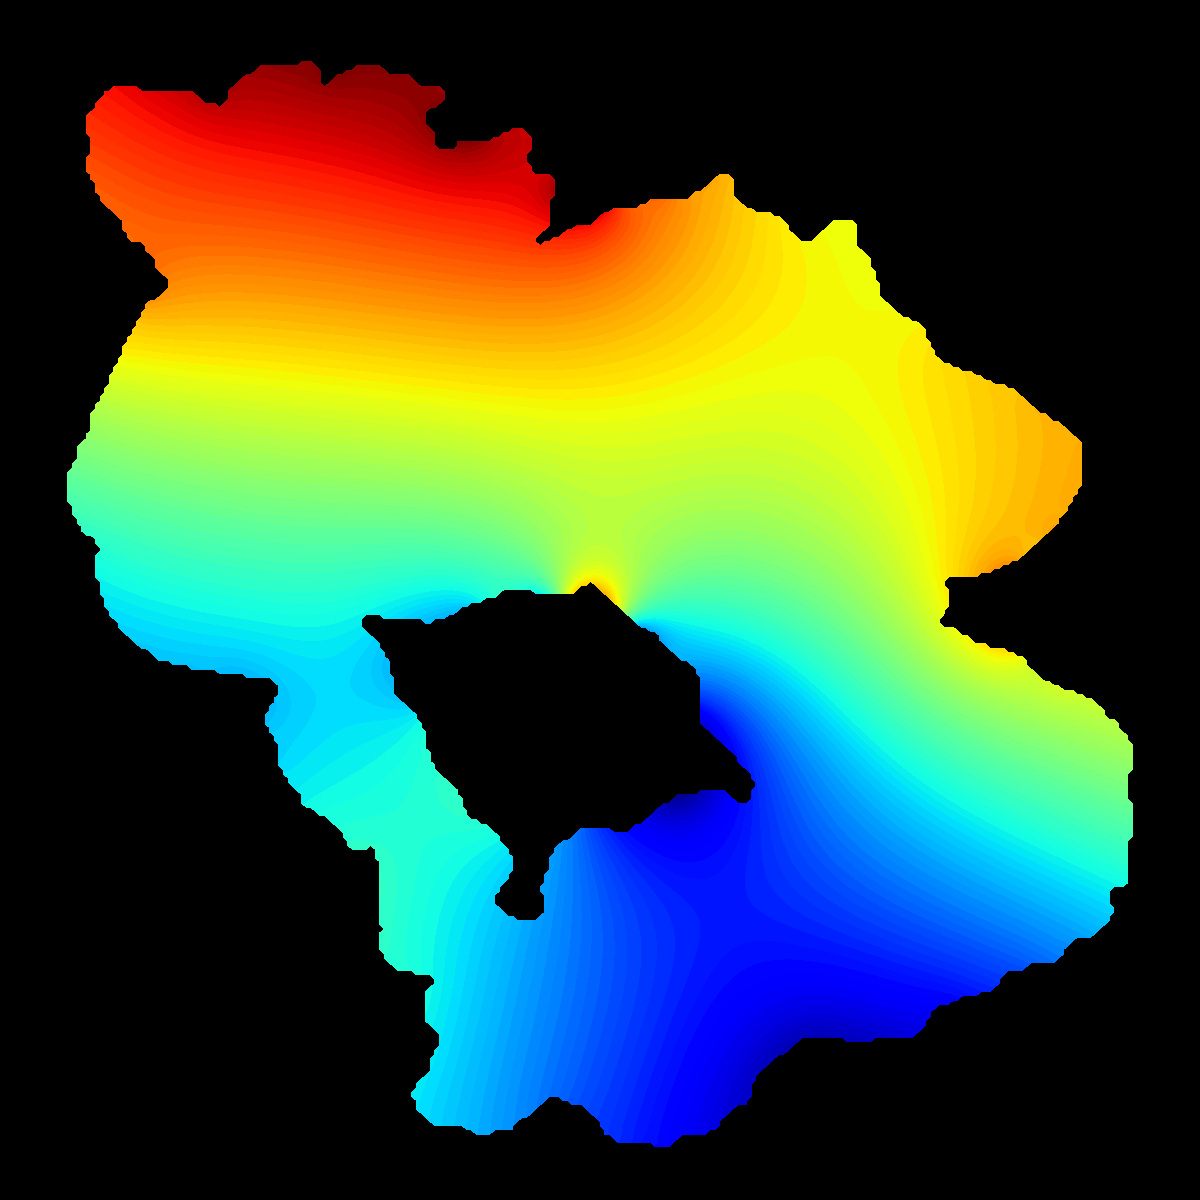

The script that saved this image:
import prism as pr
import matplotlib.pyplot as plt
import jax.numpy as jnp
import pathlib
import numpy as np
import yaml
import jax
from scipy.io import loadmat
from scipy.ndimage import gaussian_filter
from matplotlib.pyplot import imread

def boundary_from_mask(binary_mask, x_grid, y_grid):
    padded_mask = jnp.pad(binary_mask, 1, mode='constant', constant_values=False)

    boundary_mask = (
        (padded_mask[1:-1, 1:-1] != padded_mask[0:-2, 1:-1]) |  # up
        (padded_mask[1:-1, 1:-1] != padded_mask[2:, 1:-1]) |    # down
        (padded_mask[1:-1, 1:-1] != padded_mask[1:-1, 0:-2]) |  # left
        (padded_mask[1:-1, 1:-1] != padded_mask[1:-1, 2:])      # right
    )

    boundary_mask = boundary_mask & binary_mask

    boundary_indices = jnp.nonzero(boundary_mask)
    boundary_x = x_grid[boundary_indices]
    boundary_y = y_grid[boundary_indices]

    # Smooth mask to improve normal vector calculation
    sigma = 2.0
    smoothed_mask = gaussian_filter(binary_mask.astype(float), sigma=sigma)

    grad_y, grad_x = jnp.gradient(smoothed_mask.astype(float))

    # 2. Extract the gradient vectors at the boundary points
    nx = -grad_x[boundary_indices]
    ny = -grad_y[boundary_indices]

    # 3. Normalize the gradient vectors to get unit normals
    magnitude = jnp.sqrt(nx**2 + ny**2)
    # Avoid division by zero for any potential zero-magnitude vectors
    magnitude = jnp.where(magnitude == 0, 1, magnitude)
    nx_norm = nx / magnitude
    ny_norm = ny / magnitude

    return boundary_x, boundary_y, nx_norm, ny_norm

def domain_from_png(path):
    img = imread(path)[:,:,2]
    mask = img > 0
    x_vec = jnp.linspace(-1,1,img.shape[1])
    y_vec = jnp.linspace(-1,1,img.shape[0])
    x_grid, y_grid = jnp.meshgrid(x_vec, y_vec)

    mask_data = pr.data.ReferenceData(coords=(x_grid, y_grid), data=mask)

    boundary_x, boundary_y, nx_norm, ny_norm = boundary_from_mask(mask, x_grid, y_grid)

    boundary_data = pr.data.BoundaryData(coords=(boundary_x, boundary_y), normal_vector=(nx_norm, ny_norm))

    return mask_data, boundary_data

if __name__ == "__main__":
    plt.style.use('dark_background')
    cmap = "jet"
    data_path = pathlib.Path("data/fig_laplace")
    lake_data = pr.load_dict_from_hdf5(data_path / "laplace_taal_100.h5")
    lake_mask = data_path/"taal_lake_mask_small.png"
    lake_mask_data, lake_mask_boundary = domain_from_png(lake_mask)

    bc_x, bc_y = lake_mask_boundary.coords
    lake_x, lake_y = lake_mask_data.coords
    lake_mask = lake_mask_data.data
    lake_N = lake_data["config"]["basis_Nx"]
    basis = pr.ChebyshevBasis2D((lake_N, lake_N))
    lake_field = pr.BasisField(basis, pr.Coeffs(lake_data["fields"]["c"]))
    lake_eval = lake_field.evaluate(lake_x, lake_y)
    lake_eval = lake_eval.reshape(lake_x.shape)
    lake_eval = jnp.where(lake_mask == 0, jnp.nan, lake_eval)

    f,ax = plt.subplots(1,1,figsize=(4,4))
    ax.contourf(lake_x, lake_y, lake_eval, levels=100,cmap = cmap)
    ax.set_aspect("equal")
    ax.set_facecolor("black")
    ax.set_xticks([])
    ax.set_yticks([])
    ax.set_xticklabels([])
    ax.set_yticklabels([])
    ax.spines['top'].set_visible(False)
    ax.spines['right'].set_visible(False)
    ax.spines['bottom'].set_visible(False)
    ax.spines['left'].set_visible(False)
    plt.tight_layout()
    plt.savefig("dark_taal.png",dpi=300)
    plt.close()
